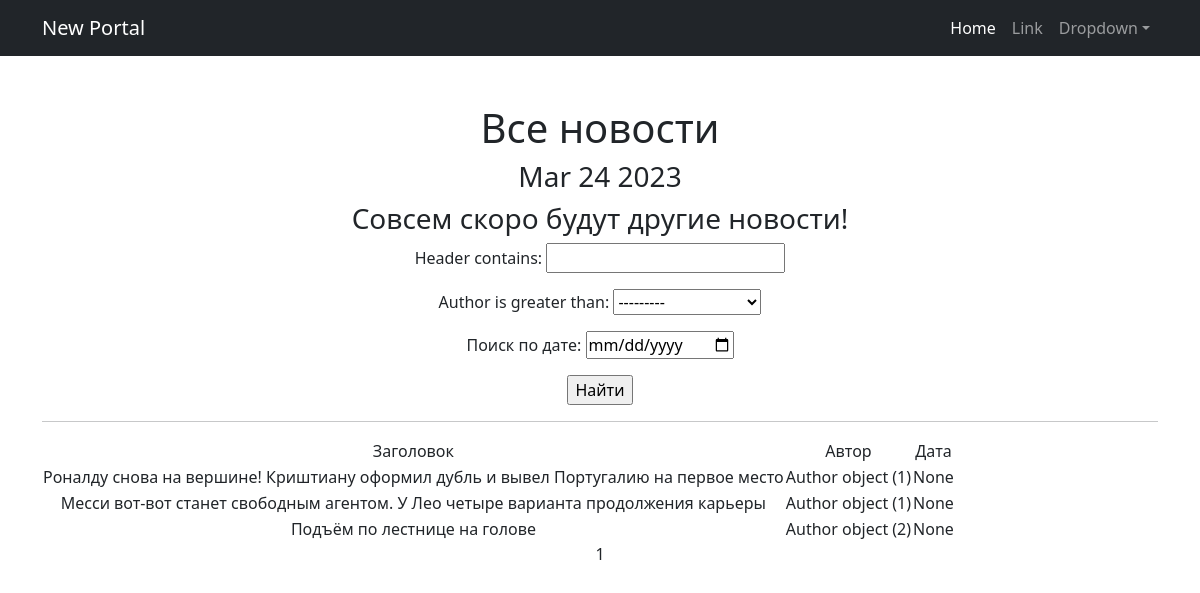
/posts/search/, run on the app's committed database.
### news/models.py (models this page shows, shortened)
class Post(models.Model):
    article = 'AR'
    news = 'NW'
    POST_TYPES = [
        (article, 'статья'),
        (news, 'новость'),
    ]
    author = models.ForeignKey(Author, on_delete = models.CASCADE)
    choice = models.CharField(choices = POST_TYPES, max_length = 2)
    time_post = models.DateTimeField(auto_now_add = True)
    category = models.ManyToManyField(Category, through = 'PostCategory', related_name = 'posts')
    header = models.CharField(max_length = 255)
    text = models.TextField()
    rating_post = models.IntegerField(default = 0)

class Author(models.Model):
    user = models.OneToOneField(User, on_delete = models.CASCADE)
    rating_author = models.IntegerField(default = 0)

### news/views.py (the view)
# urls.py: path('search/', SearchList.as_view(), name='search'),
class SearchList(ListView):
    model = Post
    ordering = 'choice'
    template_name = 'search.html'
    context_object_name = 'search'
    paginate_by = 3
    def get_queryset(self):
        queryset = super().get_queryset()
        self.filterset = SearchFilter(self.request.GET, queryset)
        return self.filterset.qs
    def get_context_data(self, **kwargs):
        context = super().get_context_data(**kwargs)
        context['time_now'] = datetime.utcnow()
        context['next_sale'] = None
        context['filterset'] = self.filterset
        return context

### news/templatetags/censor.py (called while the page is built)
@register.filter()
def censor(value):
    for word in bad_words:
        if word in value:
            censor_word = ''.join(['*' for word in range(len(word))])
            value = value.replace(word, censor_word)
    return value

### news/templatetags/custom_tags.py (called while the page is built)
@register.simple_tag()
def current_time(format_string = '%b %d %Y'):
    return datetime.utcnow().strftime(format_string)

### templates/search.html (shortened to what this page needs)
{% extends 'flatpages/default.html' %}
{% load custom_filters %}
{% load custom_tags %}
{% load censor %}
{% block content %}
    <h1>Все новости</h1>
    <h3>{% current_time '%b %d %Y' %}</h3>
    <h3>{{ next_sale|default_if_none:'Совсем скоро будут другие новости!' }}</h3>
    <form action="" method="get">
        {{ filterset.form.as_p }}
        <input type="submit" value="Найти" />
    </form>
    <hr>
    {% if search %}
        <table>
            <tr>
                <td>Заголовок</td>
                <td>Автор</td>
                <td>Дата</td>
            </tr>
            {% for post in search %}
            <tr>
                <td>{{ post.header|censor }}</td>
                <td>{{ post.author }}</td>
                <td>{{ post.time_post }}</td>
            </tr>
            {% endfor %}
        </table>
    {% else %}
        <h2>Новостей нет!</h2>
    {% endif %}
    {{ page_obj.number }}
{% endblock content %}

### data on the page
Post: header|censor "Роналду снова на вершине! Криштиану оформил дубль и вывел Португалию на первое место", author "Author object (1)", time_post "None"
Post: header|censor "Месси вот-вот станет свободным агентом. У Лео четыре варианта продолжения карьеры", author "Author object (1)", time_post "None"
Post: header|censor "Подъём по лестнице на голове", author "Author object (2)", time_post "None"

### other printed values
{{ next_sale|default_if_none:'Совсем скоро будут другие новости!' }} "Совсем скоро будут другие новости!"
{{ page_obj.number }} "1"
